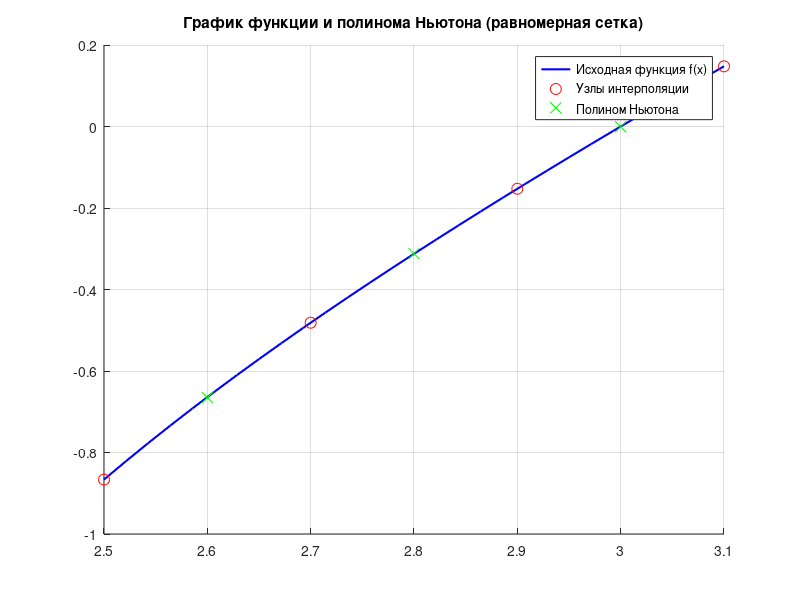
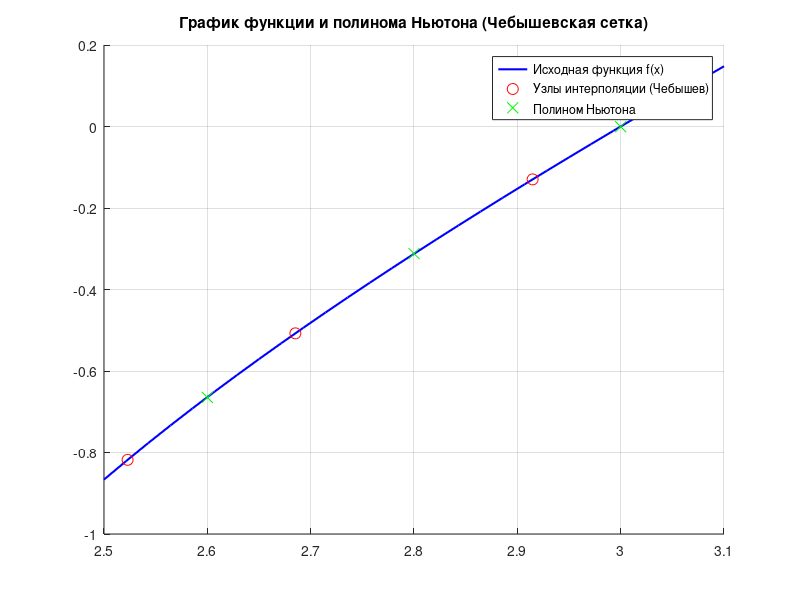
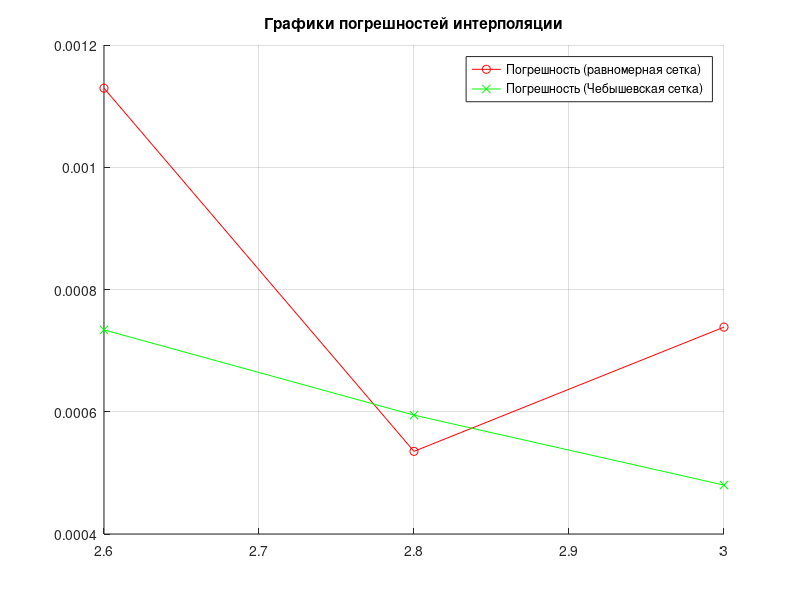

MATLAB code to generate these figures, in order:
% ===== Пункт 1 (из первого задания) =====
fprintf('Пункт 1 (из первого задания)\n');
a = 2.5;
b = 3.1;
n = 3; % number of intervals
x_nodes = a + (0:n) * (b - a) / n;
disp(x_nodes);
fprintf('\n\n');

% Исходная функция
f = @(x) x .* log(sqrt(x - 2));




% ===== Пункт 1 =====
% Вычисление коэффициентов для полинома Ньютона
function coeffs = newton_coeffs(x, y)
    n = length(x);
    coeffs = y;
    for i = 2:n
        for j = n:-1:i
            coeffs(j) = (coeffs(j) - coeffs(j-1)) / (x(j) - x(j-i+1));
        end
    end
end

% Полином Ньютона
function P = newton_poly(x, coeffs, xi)
    n = length(coeffs);
    P = coeffs(n);
    for i = n-1:-1:1
        P = coeffs(i) + (xi - x(i)) .* P;
    end
end

% Узлы равномерной сетки
y_nodes = f(x_nodes);
uniform_coeffs = newton_coeffs(x_nodes, y_nodes);




% ===== Пункт 2 =====
% Точки для вычисления
x_j = [(5*a + b)/6, (a + b)/2, (a + 5*b)/6];
f_xj = f(x_j);
P3r_xj = arrayfun(@(xi) newton_poly(x_nodes, uniform_coeffs, xi), x_j);
errors_uniform = abs(f_xj - P3r_xj);

% Вывод результатов пункта 2
fprintf('Пункт 2\n');
disp('x_j:');
disp(x_j);
disp('f(x_j):');
disp(f_xj);
disp('P3^r(x_j):');
disp(P3r_xj);
disp('|f(x_j) - P3^r(x_j)|:');
disp(errors_uniform);
fprintf('\n\n');




% ===== Пункт 3 =====
% Построение графиков
figure;
hold on;
fplot(f, [a, b], 'b', 'LineWidth', 1.5); % Исходная функция
plot(x_nodes, y_nodes, 'ro', 'MarkerSize', 8, 'DisplayName', 'Узлы (равномерные)');
plot(x_j, P3r_xj, 'gx', 'MarkerSize', 8, 'DisplayName', 'P_3^r(x_j)');
legend('Исходная функция f(x)', 'Узлы интерполяции', 'Полином Ньютона');
title('График функции и полинома Ньютона (равномерная сетка)');
grid on;
hold off;




% ===== Пункт 4 =====
% Узлы Чебышевской сетки
chebyshev_nodes = a + (b - a) * (1 - cos((2*(1:n+1)-1)*pi/(2*(n+1)))) / 2;
y_chebyshev = f(chebyshev_nodes);
chebyshev_coeffs = newton_coeffs(chebyshev_nodes, y_chebyshev);




% ===== Пункт 5 =====
% Вычисление значений для Чебышевской сетки
P3c_xj = arrayfun(@(xi) newton_poly(chebyshev_nodes, chebyshev_coeffs, xi), x_j);
errors_chebyshev = abs(f_xj - P3c_xj);

% Вывод результатов задания 15
fprintf('Пункт 5\n');
disp('P3^c(x_j):');
disp(P3c_xj);
disp('|f(x_j) - P3^c(x_j)|:');
disp(errors_chebyshev);
fprintf('\n\n');




% ===== Пункт 6 =====
% Построение графиков
figure;
hold on;
fplot(f, [a, b], 'b', 'LineWidth', 1.5);
plot(chebyshev_nodes, y_chebyshev, 'ro', 'MarkerSize', 8, 'DisplayName', 'Узлы (Чебышевские)');
plot(x_j, P3c_xj, 'gx', 'MarkerSize', 8, 'DisplayName', 'P_3^c(x_j)');
legend('Исходная функция f(x)', 'Узлы интерполяции (Чебышев)', 'Полином Ньютона');
title('График функции и полинома Ньютона (Чебышевская сетка)');
grid on;
hold off;




% ===== Пункт 7 =====
% Заполнение таблицы
fprintf('Пункт 7\n');
fprintf('| j | x_j       | f(x_j)     | P_3^r(x_j)  | f(x_j) - P_3^r(x_j) | P_3^c(x_j)  | f(x_j) - P_3^c(x_j) |\n');
fprintf('|---|-----------|------------|-------------|----------------------|-------------|---------------------|\n');
for j = 1:length(x_j)
    fprintf('| %d | %.6f | %.6f | %.6f | %.6f           | %.6f | %.6f          |\n', ...
        j-1, x_j(j), f_xj(j), P3r_xj(j), errors_uniform(j), P3c_xj(j), errors_chebyshev(j));
end
fprintf('\n\n');




% ===== Пункт 8 =====
% Построение графиков погрешностей
figure;
hold on;
plot(x_j, errors_uniform, 'r-o', 'DisplayName', 'Погрешность (равномерная сетка)');
plot(x_j, errors_chebyshev, 'g-x', 'DisplayName', 'Погрешность (Чебышевская сетка)');
legend('show');
title('Графики погрешностей интерполяции');
grid on;
hold off;
